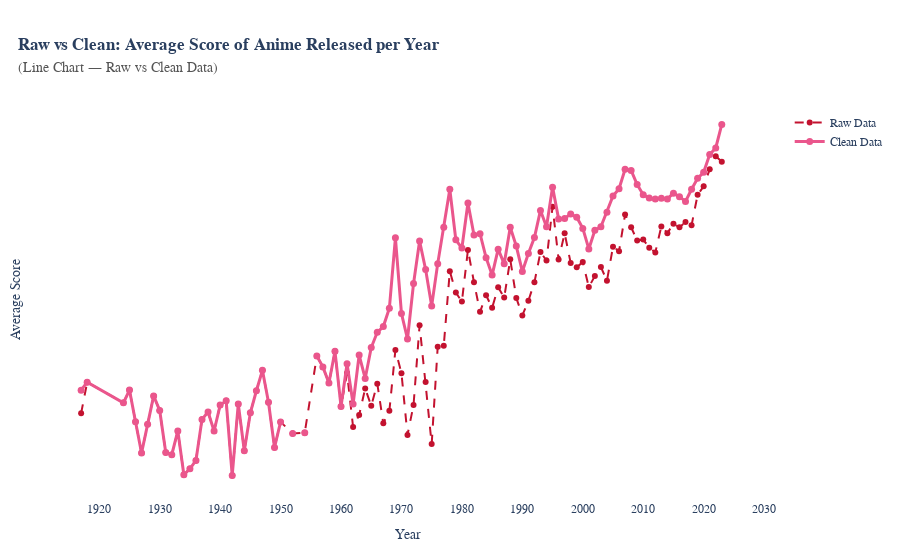

The code cell stored with this chart in its notebook:
### Code cell
import plotly.graph_objects as go

# --- Prepare Data ---
# Ensure 'Aired Year' exists in df_raw_viz
if 'Aired Year' not in df_raw_viz.columns:
    df_raw_viz['Aired Year'] = pd.to_datetime(df_raw_viz['Aired'], errors='coerce').dt.year

# Calculate average score by year for raw data
df_raw_viz['Score'] = pd.to_numeric(df_raw_viz['Score'], errors='coerce')  # Convert 'Score' to numeric, setting non-numeric values to NaN
score_by_year = (
    df_raw_viz.groupby('Aired Year')['Score']
    .mean()
    .dropna()  # Drop rows where the mean could not be calculated due to NaN
)
x_years_raw = score_by_year.index
y_scores_raw = score_by_year.values

# Calculate average score by year for clean data
score_by_year_clean = df_anime_dataset_2023_prep.groupby('Aired Year')['Score'].mean()
x_years_clean = score_by_year_clean.index
y_scores_clean = score_by_year_clean.values

# --- Create Line Chart ---
fig = go.Figure()

# Add Raw Data Line
fig.add_trace(go.Scatter(
    x=x_years_raw,
    y=y_scores_raw,
    mode='lines+markers',
    line=dict(color='#C3122F', width=2, dash='dash'),
    marker=dict(size=6, color='#C3122F'),
    name='Raw Data',
    hovertemplate='Year=%{x}<br>Average Score=%{y:.2f}<extra></extra>'
))

# Add Clean Data Line
fig.add_trace(go.Scatter(
    x=x_years_clean,
    y=y_scores_clean,
    mode='lines+markers',
    line=dict(color='#ea568c', width=3),
    marker=dict(size=7, color='#ea568c'),
    name='Clean Data',
    hovertemplate='Year=%{x}<br>Average Score=%{y:.2f}<extra></extra>'
))

# --- Layout Settings ---
fig.update_layout(
    template='plotly_white',
    font=dict(family="Tahoma"),
    margin=dict(l=40, r=40, t=100, b=60),
    title=dict(
        text="<b>Raw vs Clean: Average Score of Anime Released per Year</b><br>"
             "<span style='color:#555555; font-size:14px'>(Line Chart — Raw vs Clean Data)</span>",
        x=0.02
    ),
    hovermode="x unified",
    xaxis=dict(
        title="Year",
        showgrid=False,
        tickformat="d",
        nticks=15
    ),
    yaxis=dict(
        title="Average Score",
        showgrid=False,
        showticklabels=False,
        tickformat=".2f"
    ),
    legend=dict(
        x=1.02, y=0.98, xanchor='left', yanchor='top', bgcolor='rgba(0,0,0,0)'
    )
)

# Show the figure
fig.show()

### Figure 1 — Plotly figure (JSON) as saved in the notebook; plotly's stock layout.template omitted (floating-point values rounded to 4 significant figures)
{"data": [{"hovertemplate": "Year=%{x}<br>Average Score=%{y:.2f}<extra></extra>", "line": {"color": "#C3122F", "dash": "dash", "width": 2}, "marker": {"color": "#C3122F", "size": 6}, "mode": "lines+markers", "name": "Raw Data", "type": "scatter", "x": [1917.0, 1918.0, 1924.0, 1925.0, 1926.0, 1927.0, 1928.0, 1929.0, 1930.0, 1931.0, 1932.0, 1933.0, 1934.0, 1935.0, 1936.0, 1937.0, 1938.0, 1939.0, 1940.0, 1941.0, 1942.0, 1943.0, 1944.0, 1945.0, 1946.0, 1947.0, 1948.0, 1949.0, 1950.0, 1952.0, 1954.0, 1956.0, 1957.0, 1958.0, 1959.0, 1960.0, 1961.0, 1962.0, 1963.0, 1964.0, 1965.0, 1966.0, 1967.0, 1968.0, 1969.0, 1970.0, 1971.0, 1972.0, 1973.0, 1974.0, 1975.0, 1976.0, 1977.0, 1978.0, 1979.0, 1980.0, 1981.0, 1982.0, 1983.0, 1984.0, 1985.0, 1986.0, 1987.0, 1988.0, 1989.0, 1990.0, 1991.0, 1992.0, 1993.0, 1994.0, 1995.0, 1996.0, 1997.0, 1998.0, 1999.0, 2000.0, 2001.0, 2002.0, 2003.0, 2004.0, 2005.0, 2006.0, 2007.0, 2008.0, 2009.0, 2010.0, 2011.0, 2012.0, 2013.0, 2014.0, 2015.0, 2016.0, 2017.0, 2018.0, 2019.0, 2020.0, 2021.0, 2022.0, 2023.0], "y": [5.107, 5.295, 5.17, 5.248, 5.056, 4.867, 5.04, 5.212, 5.124, 4.87, 4.856, 5.0, 4.735, 4.771, 4.822, 5.07, 5.115, 5.0, 5.157, 5.182, 4.73, 5.163, 4.88, 5.11, 5.243, 5.367, 5.173, 4.9, 5.055, 4.985, 4.99, 5.453, 5.388, 5.29, 5.482, 5.148, 5.35, 5.024, 5.096, 5.257, 5.152, 5.286, 5.046, 5.122, 5.49, 5.349, 4.976, 5.157, 5.639, 5.296, 4.921, 5.509, 5.515, 5.966, 5.837, 5.783, 6.095, 5.9, 5.72, 5.821, 5.745, 5.869, 5.807, 6.038, 5.804, 5.699, 5.788, 5.899, 6.082, 6.03, 6.356, 6.037, 6.195, 6.016, 5.989, 6.021, 5.87, 5.936, 5.991, 5.908, 6.114, 6.087, 6.309, 6.232, 6.152, 6.157, 6.109, 6.08, 6.237, 6.196, 6.253, 6.231, 6.264, 6.244, 6.428, 6.48, 6.582, 6.661, 6.628]}, {"hovertemplate": "Year=%{x}<br>Average Score=%{y:.2f}<extra></extra>", "line": {"color": "#ea568c", "width": 3}, "marker": {"color": "#ea568c", "size": 7}, "mode": "lines+markers", "name": "Clean Data", "type": "scatter", "x": [1917.0, 1918.0, 1924.0, 1925.0, 1926.0, 1927.0, 1928.0, 1929.0, 1930.0, 1931.0, 1932.0, 1933.0, 1934.0, 1935.0, 1936.0, 1937.0, 1938.0, 1939.0, 1940.0, 1941.0, 1942.0, 1943.0, 1944.0, 1945.0, 1946.0, 1947.0, 1948.0, 1949.0, 1950.0, 1951.0, 1952.0, 1953.0, 1954.0, 1955.0, 1956.0, 1957.0, 1958.0, 1959.0, 1960.0, 1961.0, 1962.0, 1963.0, 1964.0, 1965.0, 1966.0, 1967.0, 1968.0, 1969.0, 1970.0, 1971.0, 1972.0, 1973.0, 1974.0, 1975.0, 1976.0, 1977.0, 1978.0, 1979.0, 1980.0, 1981.0, 1982.0, 1983.0, 1984.0, 1985.0, 1986.0, 1987.0, 1988.0, 1989.0, 1990.0, 1991.0, 1992.0, 1993.0, 1994.0, 1995.0, 1996.0, 1997.0, 1998.0, 1999.0, 2000.0, 2001.0, 2002.0, 2003.0, 2004.0, 2005.0, 2006.0, 2007.0, 2008.0, 2009.0, 2010.0, 2011.0, 2012.0, 2013.0, 2014.0, 2015.0, 2016.0, 2017.0, 2018.0, 2019.0, 2020.0, 2021.0, 2022.0, 2023.0, 2024.0, 2025.0], "y": [5.247, 5.295, 5.17, 5.248, 5.056, 4.867, 5.04, 5.212, 5.124, 4.87, 4.856, 5.0, 4.735, 4.771, 4.822, 5.07, 5.115, 5.0, 5.157, 5.182, 4.73, 5.163, 4.88, 5.11, 5.243, 5.367, 5.173, 4.9, 5.055, NaN, 4.985, NaN, 4.99, NaN, 5.453, 5.388, 5.29, 5.482, 5.148, 5.406, 5.163, 5.459, 5.318, 5.504, 5.596, 5.631, 5.742, 6.168, 5.71, 5.556, 5.891, 6.148, 5.976, 5.756, 6.012, 6.232, 6.462, 6.156, 6.106, 6.378, 6.185, 6.193, 6.048, 5.943, 6.099, 6.011, 6.231, 6.118, 5.965, 6.073, 6.17, 6.334, 6.235, 6.474, 6.282, 6.284, 6.312, 6.293, 6.225, 6.101, 6.214, 6.234, 6.322, 6.42, 6.465, 6.582, 6.575, 6.49, 6.428, 6.408, 6.402, 6.407, 6.403, 6.438, 6.417, 6.387, 6.462, 6.528, 6.565, 6.672, 6.712, 6.854, NaN, NaN]}], "layout": {"font": {"family": "Tahoma"}, "hovermode": "x unified", "legend": {"bgcolor": "rgba(0,0,0,0)", "x": 1.02, "xanchor": "left", "y": 0.98, "yanchor": "top"}, "margin": {"b": 60, "l": 40, "r": 40, "t": 100}, "title": {"text": "<b>Raw vs Clean: Average Score of Anime Released per Year</b><br><span style='color:#555555; font-size:14px'>(Line Chart — Raw vs Clean Data)</span>", "x": 0.02}, "xaxis": {"nticks": 15, "showgrid": false, "tickformat": "d", "title": {"text": "Year"}}, "yaxis": {"showgrid": false, "showticklabels": false, "tickformat": ".2f", "title": {"text": "Average Score"}}}}
